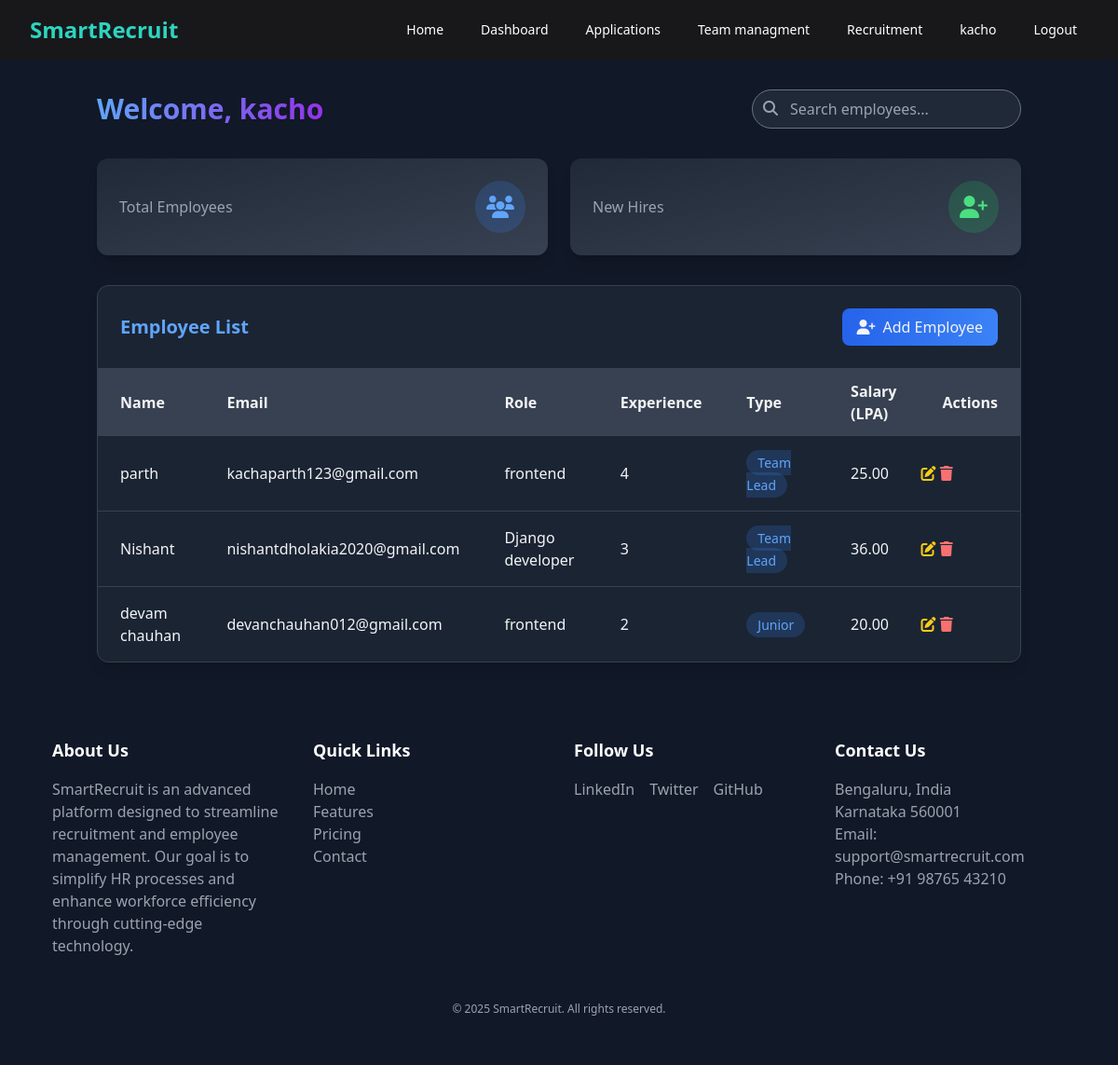
Page /manager/employees/ (signed in) on the committed database.
### myauth/models.py (models this page shows, shortened)
class CustomUser(AbstractUser):
    ROLE_CHOICES = (
        ('admin', 'Admin'),
        ('manager', 'Manager'),
        ('employee', 'Employee'),
    )
    role = models.CharField(max_length=20, choices=ROLE_CHOICES, default='employee')
    groups = models.ManyToManyField(
        "auth.Group",
        related_name="custom_user_groups",
        blank=True
    )
    user_permissions = models.ManyToManyField(
        "auth.Permission",
        related_name="custom_user_permissions",
        blank=True
    )

### manager/models.py (models this page shows)
class EmployeeModel(models.Model):
    EMPLOYEE_TYPES = (
        ('FR', 'Fresher'),
        ('JR', 'Junior'),
        ('SR', 'Senior'),
        ('TL', 'Team Lead'),
        ('MGR', 'Manager'),
    )
    manager = models.ForeignKey(Manager, on_delete=models.CASCADE, related_name="employee_manager")
    profile = models.OneToOneField("employee.Profile", on_delete=models.CASCADE, related_name="employee_profile", blank=True, null=True)  # ✅ String reference
    role=models.CharField(max_length=100,null=True,blank=True)
    experience = models.PositiveIntegerField(help_text="Years of experience")
    employee_type = models.CharField(max_length=3, choices=EMPLOYEE_TYPES)
    salary_lpa = models.DecimalField(max_digits=5, decimal_places=2, verbose_name="Salary (LPA)")
    is_accepted = models.BooleanField(default=False)
    created_at = models.DateTimeField(auto_now_add=True)
    updated_at = models.DateTimeField(auto_now=True)
    def __str__(self):
        return f"{self.manager} - {self.employee_type}"

### employee/models.py (models this page shows, shortened)
class Profile(models.Model):
    user = models.OneToOneField(CustomUser, on_delete=models.CASCADE, related_name="user_id", blank=True , null = True)
    profile_pic = models.ImageField(upload_to='media/profile_pics/', blank=True, null=True)
    name = models.CharField(max_length=255)
    email = models.EmailField(unique=True)
    phone = models.CharField(max_length=20)
    main_interest = models.CharField(max_length=255, blank=True, null=True)
    cpi = models.FloatField(blank=True, null=True)
    university = models.CharField(max_length=255, blank=True, null=True)
    skills_required = models.JSONField(default=list,validators=[validate_non_empty_list])
    experience = models.IntegerField(blank=True,null=True)
    resume = models.FileField(upload_to='media/resumes/', blank=False)
    jobsApplied = models.ManyToManyField('manager.RecruitmentModel', related_name="formsApplied", blank=True)

### manager/views.py (the view)
# urls.py: path('employees/',views.manager_dashboard, name="manager_dashboard"),
@login_required
def manager_dashboard(request):
    candiadtes = CandidateApplicationModel.objects.filter(status='ACCEPTED')
    employees = EmployeeModel.objects.all()
    print(employees, candiadtes)
    non_selected_candidates = []
    emails = set()
    for employee in employees:
       emails.add(employee.profile.email)
    for candidate in candiadtes:
       if candidate.profile.email not in emails:
          non_selected_candidates.append(candidate)
    print(non_selected_candidates)
    return render(request, 'manager/ManagerDashboard.html', {
       'employees' : employees,
       'candidates' : non_selected_candidates
    })

### employee/models.py (called while the page is built)
    def __str__(self):
        return self.user.username + " " + self.recruitment.job_details

### myadmin/models.py (called while the page is built)
    def __str__(self):
        return str(self.id) + ' ' + self.name

### templates/manager/ManagerDashboard.html (shortened to what this page needs)
{% extends 'index.html' %}
{% load static %}
{% block content %}
  <div class="main flex flex-col min-h-screen bg-gray-900 text-gray-100">
    {% include 'manager/nav.html' %}
    <div class="container mx-auto px-4 py-8 flex-1 flex flex-col">
      <div class="space-y-8 flex-1">
        <div class="flex justify-between items-center">
          <h1 class="text-3xl font-bold text-transparent bg-clip-text bg-gradient-to-r from-blue-400 to-purple-600">Welcome, {{ user.username }}</h1>
          <div class="relative">
            <input type="text" placeholder="Search employees..." class="employeeSearch bg-gray-800 rounded-full py-2 px-4 pl-10 focus:outline-none focus:ring-2 focus:ring-blue-500" />
            <i class="fas fa-search absolute left-3 top-3 text-gray-400"></i>
          </div>
        </div>
        <div class="grid grid-cols-1 md:grid-cols-2 gap-6">
          <div class="bg-gradient-to-br from-gray-800 to-gray-700 rounded-xl p-6 shadow-lg hover:shadow-xl transition-shadow">
            <div class="flex justify-between items-center">
              <div>
                <p class="text-gray-400">Total Employees</p>
              </div>
              <div class="bg-blue-500/20 p-3 rounded-full">
                <i class="fas fa-users text-2xl text-blue-400"></i>
              </div>
            </div>
          </div>
          <div class="bg-gradient-to-br from-gray-800 to-gray-700 rounded-xl p-6 shadow-lg hover:shadow-xl transition-shadow">
            <div class="flex justify-between items-center">
              <div>
                <p class="text-gray-400">New Hires</p>
              </div>
              <div class="bg-green-500/20 p-3 rounded-full">
                <i class="fas fa-user-plus text-2xl text-green-400"></i>
              </div>
            </div>
          </div>
        </div>
        <div class="bg-gray-800/80 backdrop-blur-sm rounded-xl shadow-lg border border-gray-700 overflow-hidden">
          <div class="p-6 flex justify-between items-center border-b border-gray-700">
            <h2 class="text-xl font-bold text-blue-400">Employee List</h2>
            <button onclick="toggleModal('profileSelectionModal')" class="bg-gradient-to-r from-blue-600 to-blue-500 hover:from-blue-500 hover:to-blue-400 px-4 py-2 rounded-lg flex items-center space-x-2 transition-all">
              <i class="fas fa-user-plus"></i>
              <span>Add Employee</span>
            </button>
          </div>
          <div class="overflow-x-auto">
            <table class="w-full">
              <thead class="bg-gray-700">
                <tr>
                  <th class="px-6 py-3 text-left">Name</th>
                  <th class="px-6 py-3 text-left">Email</th>
                  <th class="px-6 py-3 text-left">Role</th>
                  <th class="px-6 py-3 text-left">Experience</th>
                  <th class="px-6 py-3 text-left">Type</th>
                  <th class="px-6 py-3 text-left">Salary (LPA)</th>
                  <th class="px-6 py-3 text-left">Actions</th>
                </tr>
              </thead>
              <tbody class="divide-y divide-gray-700">
                {% if employees %}
                  {% for employee in employees %}
                    <tr class="hover:bg-gray-700/50 transition-colors">
                      <td class="px-6 py-4">{{ employee.profile.name }}</td>
                      <td class="px-6 py-4">{{ employee.profile.email }}</td>
                      <td class="px-6 py-4">{{ employee.role }}</td>
                      <td class="px-6 py-4">{{ employee.experience }}</td>
                      <td class="px-6 py-4">
                        <span class="bg-blue-500/20 text-blue-400 px-3 py-1 rounded-full text-sm">{{ employee.get_employee_type_display }}</span>
                      </td>
                      <td class="px-6 py-4">{{ employee.salary_lpa }}</td>
                      <td>
                        <button onclick="openEditModal('{{ employee.id }}')" class="text-yellow-400 hover:text-yellow-300 transition-colors"><i class="fas fa-edit"></i></button>
                        <button onclick="confirmDelete('{{ employee.id }}')" class="text-red-400 hover:text-red-300 transition-colors"><i class="fas fa-trash"></i></button>
                      </td>
                    </tr>
                  {% endfor %}
                {% endif %}
              </tbody>
            </table>
          </div>
        </div>
      </div>
    </div>
    <div class="z-[9] relative">
      {% include 'include/footer.html' %}
    </div>
  </div>
{% endblock %}

### templates/manager/nav.html (shortened to what this page needs)
<nav class="bg-[#18181b] text-white">
  <div class="max-w-7xl mx-auto px-4 sm:px-6 lg:px-8">
    <div class="flex justify-between items-center h-16">
      <div class="flex-shrink-0">
        <a href="#" class="text-2xl font-bold text-[#2DD4BF]">SmartRecruit</a>
      </div>
      <div class="hidden md:flex space-x-4">
        <a href="#" class="hover:text-blue-400 px-3 py-2 rounded-md text-sm font-medium">Home</a>
        {% if user.is_authenticated %}
          <a href="{% url 'manager:manager_dashboard' %}" class="hover:text-blue-400 px-3 py-2 rounded-md text-sm font-medium">Dashboard</a>
          <a class="hover:text-blue-400 px-3 py-2 rounded-md text-sm font-medium" href="{% url 'manager:getDefaultApplication' %}">Applications</a>
          <a class="hover:text-blue-400 px-3 py-2 rounded-md text-sm font-medium" href="{% url 'manager:team' %}">Team managment</a>
          <a class="hover:text-blue-400 px-3 py-2 rounded-md text-sm font-medium" href="{% url 'manager:readForms' %}">Recruitment</a>
          <a href="{% url 'myauth:login' %}" class="hover:text-blue-400 px-3 py-2 rounded-md text-sm font-medium">{{ user.username }}</a>
          <a href="{% url 'myauth:logout' %}" class="hover:text-blue-400 px-3 py-2 rounded-md text-sm font-medium">Logout</a>
        {% else %}
          <a href="{% url 'myauth:login' %}" class="hover:text-blue-400 px-3 py-2 rounded-md text-sm font-medium">Login</a>
          <a href="{% url 'myauth:signup' %}" class="hover:text-blue-400 px-3 py-2 rounded-md text-sm font-medium">Signup</a>
        {% endif %}
      </div>
    </div>
  </div>
</nav>

### rows in the picture
CustomUser: username "kacho"
EmployeeModel: profile.name "parth", profile.email "kachaparth123@gmail.com", role "frontend", experience "4", employee_type "Team Lead", salary_lpa "25.00"
EmployeeModel: profile.name "Nishant", profile.email "nishantdholakia2020@gmail.com", role "Django developer", experience "3", employee_type "Team Lead", salary_lpa "36.00"
EmployeeModel: profile.name "devam chauhan", profile.email "devanchauhan012@gmail.com", role "frontend", experience "2", employee_type "Junior", salary_lpa "20.00"
